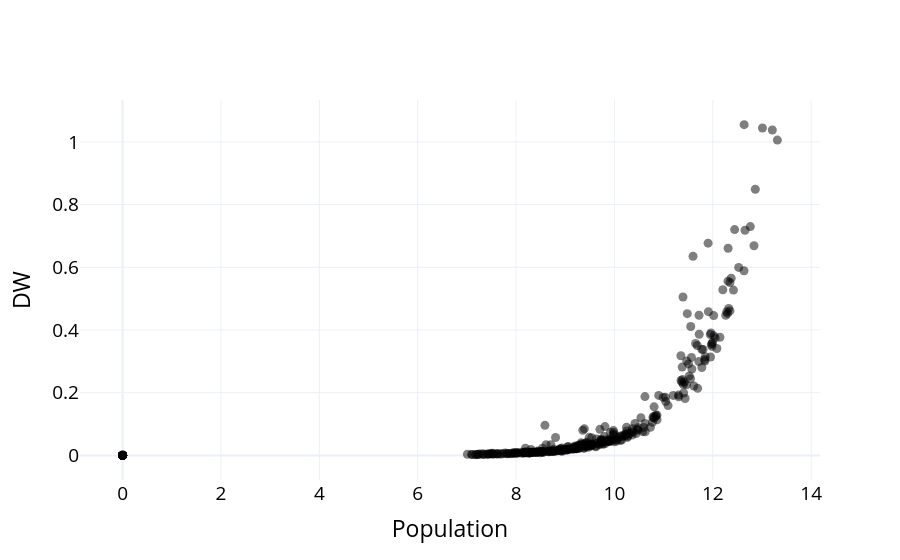

Notebook source saved alongside this figure:
### Code cell
# pero df_model1log_2017 tiene 20 comunas más que df_model2 (porque df_model2 no tiene comunas sin dato de ISMT)
# así que solo voy a plotear dfmodel2 para la figura, pero voy a ver cómo se ve DWurb

# NO SÉ POR QUÉ PASA ESTOOOO PERO NO TENGO TIEMPO PARA INVESTIGARLO AHORA

# 2017
fig1= px.scatter(df_model1log_2017,x='Log_Pop_urb',y='Log_DW_urb',trendline='ols',hover_data='nom_com')

fig_final = go.Figure()
# Añadir solo los puntos del primer gráfico (negros)
fig_final.add_trace(
    go.Scatter(
        x=fig1.data[0].x,
        y=fig1.data[0].y,
        mode='markers',
        marker=dict(color='black',size=9,opacity=0.5),
        hoverinfo='text',
        hovertext=df_model1log_2017['nom_com'],  # Asegúrate de que esto funcione con tus datos
    )
)

# fig_final.add_trace(go.Scatter(x=fig1.data[1].x, y=fig1.data[1].y, 
#                                line=dict(color='#56B4E9', width=2), name=''))

fig_final.update_layout(font=dict(size=19, color='black'),showlegend=False,template='plotly_white',xaxis=dict(title=dict(text='Population')),yaxis=dict(title=dict(text='DW')))

fig_final.show()

results = px.get_trendline_results(fig1)
print('n,m trendline',results.iloc[0]['px_fit_results'].params)
#print(results.iloc[0]['px_fit_results'].summary())
print("\nR-cuadrado:", results.iloc[0]['px_fit_results'].rsquared)
print("\beta:",results.iloc[0]['px_fit_results'].params[1])

### Figure 1 — Plotly figure (JSON) as saved in the notebook; plotly's stock layout.template omitted (floating-point values rounded to 4 significant figures; data arrays with more than 128 entries replaced by an {"elided": "..."} marker saying what was removed)
{"data": [{"hoverinfo": "text", "hovertext": {"elided": "343 str values"}, "marker": {"color": "black", "opacity": 0.5, "size": 9}, "mode": "markers", "type": "scatter", "x": {"elided": "343 float values"}, "y": {"elided": "343 float values"}}], "layout": {"font": {"color": "black", "size": 19}, "showlegend": false, "xaxis": {"title": {"text": "Population"}}, "yaxis": {"title": {"text": "DW"}}}}
